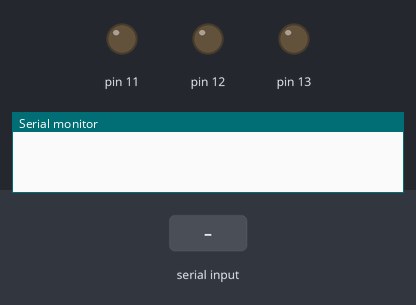
Recording of a sketch running on a simulated Arduino Uno, built with avr-gcc and run on an emulated ATmega328P. Parts: output pins drawn as LEDs (lit = HIGH), the last lines printed to the serial monitor. The test bench sets the inputs (shaded band).

Above: at 1.2 s.
1.3 s: "R" received over Serial
At 3.2 s:
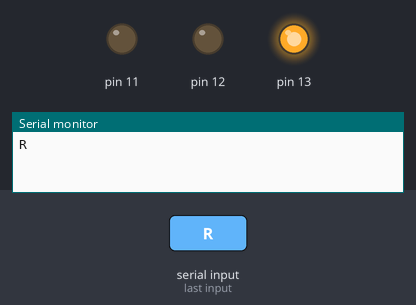
3.5 s: "Y" received over Serial
At 4.8 s:
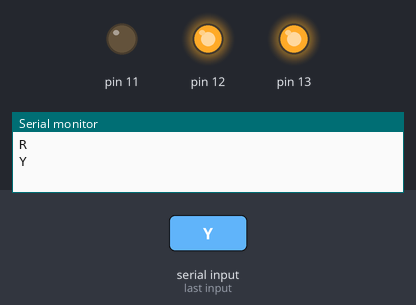
5.5 s: "D" received over Serial
At 6.4 s:
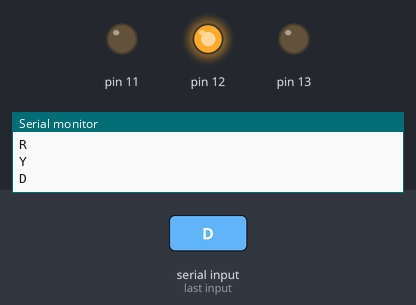
7.5 s: "G" received over Serial
At 9.1 s:
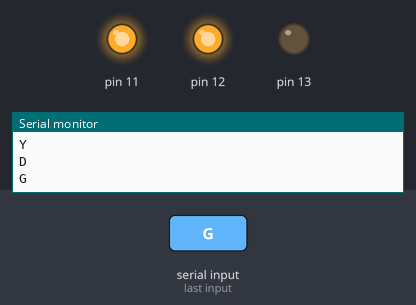
9.5 s: "L" received over Serial
At 10.6 s:
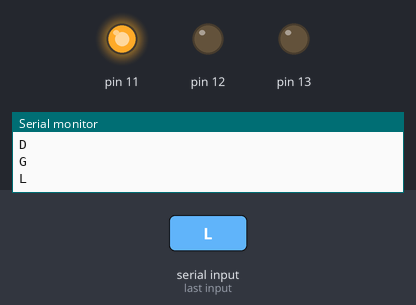
11.5 s: "R" received over Serial
At 13.3 s:
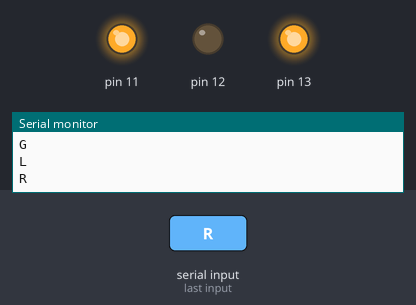
Timing chart, 0 to 14.5 s (numbered marks = the images above; inputs shaded):
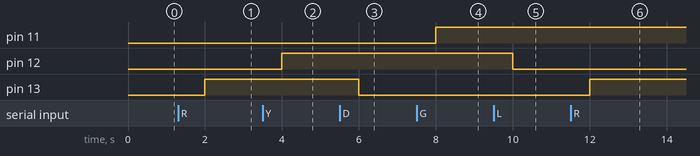

The sketch:

Traffic_lights.ino
```cpp
char t;

void setup() {
pinMode(13,OUTPUT);
pinMode(12,OUTPUT);
pinMode(11,OUTPUT);
Serial.begin(9600);

}

void loop() {
if(Serial.available()){
t = Serial.read();
Serial.println(t);
}

if(t == 'R'){
digitalWrite(13,HIGH);
}
else if(t == 'D'){
digitalWrite(13,LOW);
}
else if(t == 'Y'){
digitalWrite(12,HIGH);
}
else if(t == 'L'){
digitalWrite(12,LOW);
}
else if(t == 'G'){
digitalWrite(11,HIGH);
}
else if(t == 'N'){
digitalWrite(11,LOW);
}
delay(1000);
}
```

Measured:
- after the input at 1.3 s, pin 13: LOW → HIGH after 0.70 s
- after the input at 3.5 s, pin 12: LOW → HIGH after 0.50 s
- after the input at 5.5 s, pin 13: HIGH → LOW after 0.50 s
- after the input at 7.5 s, pin 11: LOW → HIGH after 0.50 s
- after the input at 9.5 s, pin 12: HIGH → LOW after 0.50 s
- after the input at 11.5 s, pin 13: LOW → HIGH after 0.50 s
